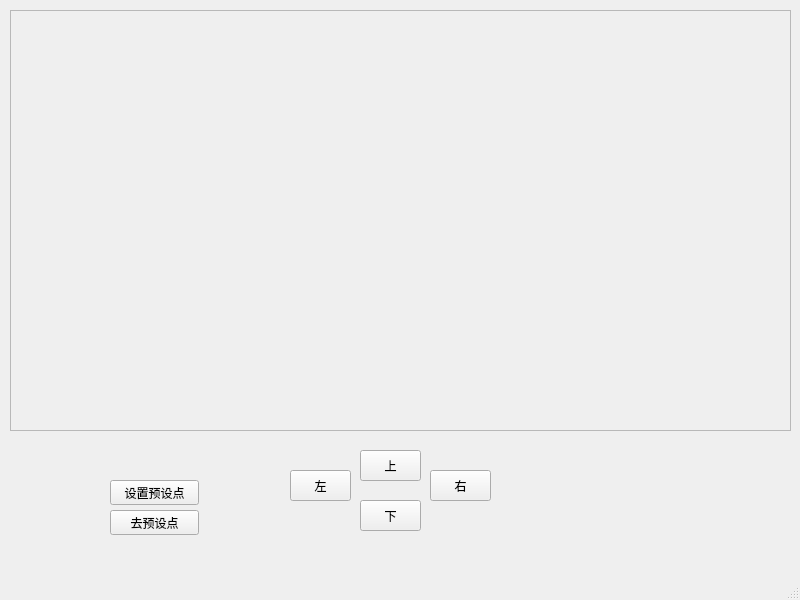
<?xml version="1.0" encoding="UTF-8"?>
<ui version="4.0">
 <class>MainWindow</class>
 <widget class="QMainWindow" name="MainWindow">
  <property name="geometry">
   <rect>
    <x>0</x>
    <y>0</y>
    <width>800</width>
    <height>600</height>
   </rect>
  </property>
  <property name="windowTitle">
   <string>MainWindow</string>
  </property>
  <widget class="QWidget" name="centralwidget">
   <widget class="QFrame" name="frame">
    <property name="geometry">
     <rect>
      <x>10</x>
      <y>10</y>
      <width>781</width>
      <height>421</height>
     </rect>
    </property>
    <property name="frameShape">
     <enum>QFrame::StyledPanel</enum>
    </property>
    <property name="frameShadow">
     <enum>QFrame::Raised</enum>
    </property>
   </widget>
   <widget class="QPushButton" name="pushButtonUp">
    <property name="geometry">
     <rect>
      <x>360</x>
      <y>450</y>
      <width>61</width>
      <height>31</height>
     </rect>
    </property>
    <property name="text">
     <string>上</string>
    </property>
   </widget>
   <widget class="QPushButton" name="pushButtonDown">
    <property name="geometry">
     <rect>
      <x>360</x>
      <y>500</y>
      <width>61</width>
      <height>31</height>
     </rect>
    </property>
    <property name="text">
     <string>下</string>
    </property>
   </widget>
   <widget class="QPushButton" name="pushButtonLeft">
    <property name="geometry">
     <rect>
      <x>290</x>
      <y>470</y>
      <width>61</width>
      <height>31</height>
     </rect>
    </property>
    <property name="text">
     <string>左</string>
    </property>
   </widget>
   <widget class="QPushButton" name="pushButtonRight">
    <property name="geometry">
     <rect>
      <x>430</x>
      <y>470</y>
      <width>61</width>
      <height>31</height>
     </rect>
    </property>
    <property name="text">
     <string>右</string>
    </property>
   </widget>
   <widget class="QPushButton" name="pushButtonSetPoint">
    <property name="geometry">
     <rect>
      <x>110</x>
      <y>480</y>
      <width>89</width>
      <height>25</height>
     </rect>
    </property>
    <property name="text">
     <string>设置预设点</string>
    </property>
   </widget>
   <widget class="QPushButton" name="pushButtonGoPoint">
    <property name="geometry">
     <rect>
      <x>110</x>
      <y>510</y>
      <width>89</width>
      <height>25</height>
     </rect>
    </property>
    <property name="text">
     <string>去预设点</string>
    </property>
   </widget>
  </widget>
  <widget class="QMenuBar" name="menubar">
   <property name="geometry">
    <rect>
     <x>0</x>
     <y>0</y>
     <width>800</width>
     <height>28</height>
    </rect>
   </property>
  </widget>
  <widget class="QStatusBar" name="statusbar"/>
 </widget>
 <resources/>
 <connections/>
</ui>
